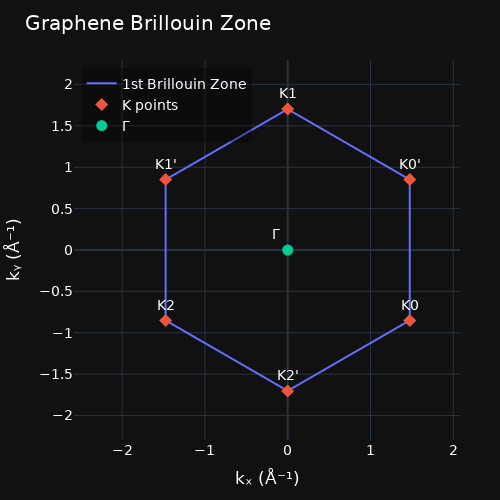

Write notebook code for a chart like this one.
### Markdown cell above
## 2.1 Visualize Brillouin Zone

### Code cell
hexagon = np.array([K0, K0p, K1, K1p, K2, K2p, K0])  # closed loop
fig = go.Figure()

# Brillouin zone hexagon
fig.add_trace(
    go.Scatter(
        x=hexagon[:, 0],
        y=hexagon[:, 1],
        mode="lines",
        line=dict(width=2),
        name="1st Brillouin Zone",
        hoverinfo="skip",
    )
)

# K points
fig.add_trace(
    go.Scatter(
        x=[p[0] for p in K_points.values()],
        y=[p[1] for p in K_points.values()],
        mode="markers+text",
        name="K points",
        marker=dict(size=10, symbol="diamond"),
        text=list(K_points.keys()),
        textposition="top center",
    )
)

# g (center)
fig.add_trace(
    go.Scatter(
        x=[g[0]],
        y=[g[1]],
        mode="markers+text",
        name="Γ",
        marker=dict(size=11, symbol="circle"),
        text=["Γ"],
        textposition="top left",
    )
)

# ================================
#  Layout / styling
# ================================
fig.update_layout(
    width=500,
    height=500,
    font=dict(family="DejaVu Sans", size=14, color="white"),
    template="plotly_dark",
    title="Graphene Brillouin Zone",
    xaxis_title="kₓ (Å⁻¹)",
    yaxis_title="kᵧ (Å⁻¹)",
    xaxis=dict(range=[-2, 2], autorange=False),
    yaxis=dict(range=[-2, 2], autorange=False),
    legend=dict(
        x=0.02,
        y=0.98,
        bgcolor="rgba(0,0,0,0.3)",
        borderwidth=0,
    ),
    margin=dict(l=60, r=40, t=60, b=60),
)

# Light grid so you can see symmetry nicely
fig.update_xaxes(showgrid=True, gridwidth=1, zeroline=True, range=[-2.5, 2], autorange=False)
fig.update_yaxes(showgrid=True, gridwidth=1, zeroline=True, range=[-2, 2], autorange=False)

# Equal aspect ratio to keep the figure square
fig.update_yaxes(scaleanchor="x", scaleratio=1)

fig.show()

### Figure 1 — Plotly figure (JSON) as saved in the notebook; plotly's stock layout.template omitted (floating-point values rounded to 4 significant figures)
{"data": [{"hoverinfo": "skip", "line": {"width": 2}, "mode": "lines", "name": "1st Brillouin Zone", "type": "scatter", "x": [1.475, 1.475, 0.0, -1.475, -1.475, -0.0, 1.475], "y": [-0.8514, 0.8514, 1.703, 0.8514, -0.8514, -1.703, -0.8514]}, {"marker": {"size": 10, "symbol": "diamond"}, "mode": "markers+text", "name": "K points", "text": ["K0", "K0'", "K1", "K1'", "K2", "K2'"], "textposition": "top center", "type": "scatter", "x": [1.475, 1.475, 0, -1.475, -1.475, 0], "y": [-0.8514, 0.8514, 1.703, 0.8514, -0.8514, -1.703]}, {"marker": {"size": 11, "symbol": "circle"}, "mode": "markers+text", "name": "Γ", "text": ["Γ"], "textposition": "top left", "type": "scatter", "x": [0], "y": [0]}], "layout": {"font": {"color": "white", "family": "DejaVu Sans", "size": 14}, "height": 500, "legend": {"bgcolor": "rgba(0,0,0,0.3)", "borderwidth": 0, "x": 0.02, "y": 0.98}, "margin": {"b": 60, "l": 60, "r": 40, "t": 60}, "title": {"text": "Graphene Brillouin Zone"}, "width": 500, "xaxis": {"autorange": false, "gridwidth": 1, "range": [-2.5, 2], "showgrid": true, "title": {"text": "kₓ (Å⁻¹)"}, "zeroline": true}, "yaxis": {"autorange": false, "gridwidth": 1, "range": [-2, 2], "scaleanchor": "x", "scaleratio": 1, "showgrid": true, "title": {"text": "kᵧ (Å⁻¹)"}, "zeroline": true}}}
